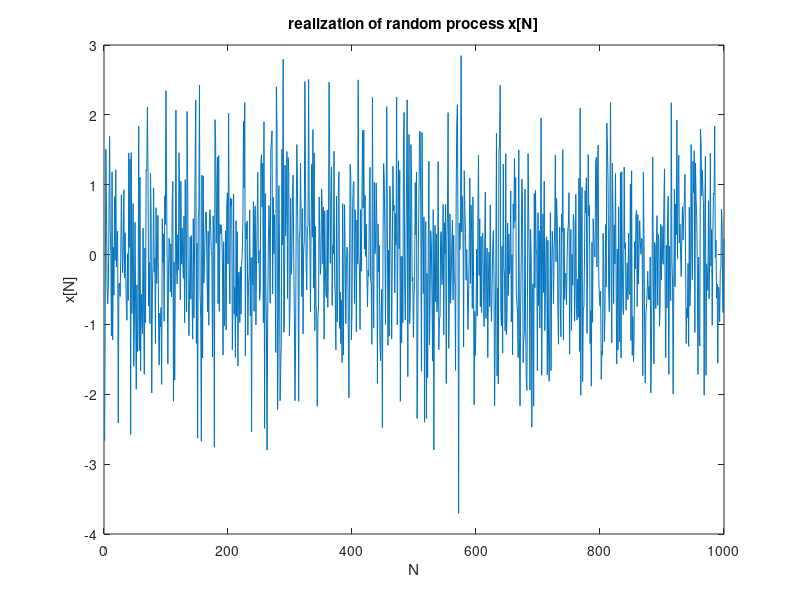
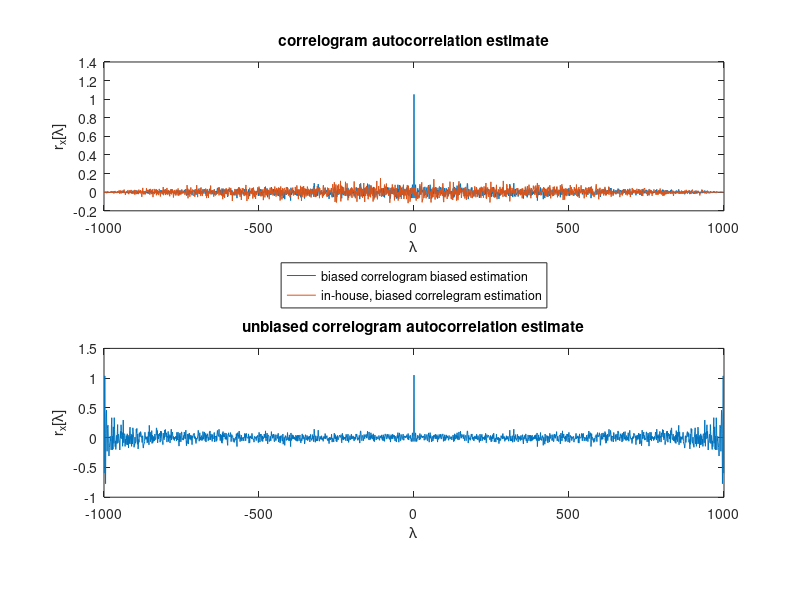
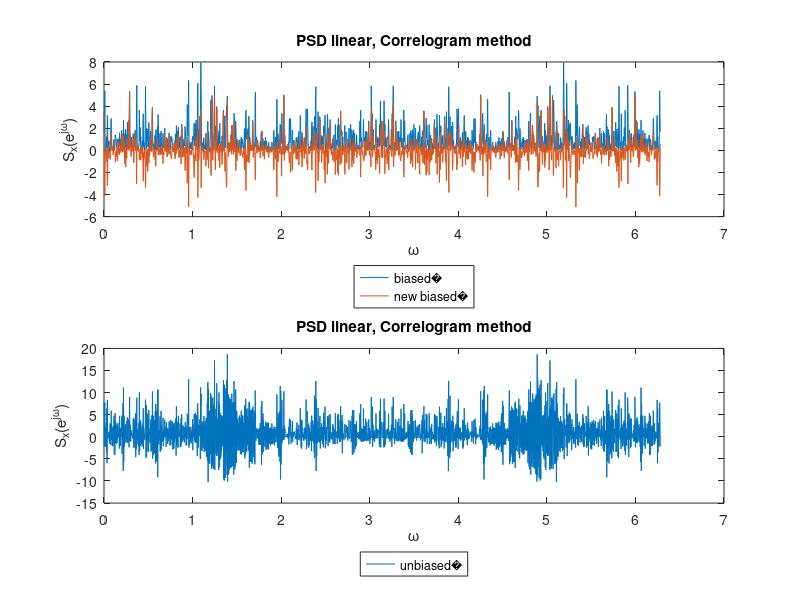
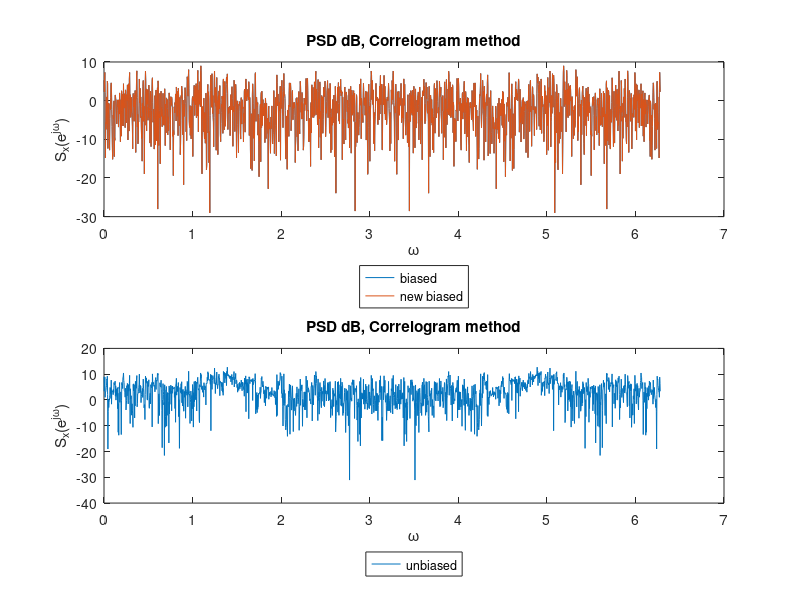

The MATLAB script that drew these images, in order:
%Project 1 - Correlogram, Blackman-Tukey
%Cris Garcia, Josiah Hamilton, Will Vining, adapted from Dr. Tanja Karp
clear; close all; warning('off','MATLAB:plot:IgnoreImaginaryXYPart')

%Methods of estimating the power spectrum of a random signal from its samples
%Note, charts appear in order of creation, complementary to having been sorted by signal type.

N = 1000;
w = ((0:N-1)/(N) * 2*pi);
w2= ((0:2*N-2)/(2*N-1) * 2*pi);
% window size=2 lambda_max+1
lambda_max=25;
lambda=-lambda_max:1:lambda_max;
%Nfft=2*lambda_max+1;
Nfft=256;
w1=(0:Nfft-1)/Nfft*2*pi;

%The following sequences are available for selection
rng(1);
% real valued noise sequences
rng(1)
X(:,1)=randn(N,1);                 % Gaussian, zero mean, variance of 1
X(:,2)=(-1).^randi([0,1],[N,1]);   % -1, 1 each of probability 0.5
X(:,3)=4*rand(N,1)-2;              % uniformly distributed [-2 2)

%real valued sinusoidal sequences
A=rand(1); w0=pi*rand(1); phi=2*pi*rand(1); phi1=2*pi*rand(1);
X(:,4)=A*cos(w0*(0:N-1)+phi).'; % cosine of random amplitude, frequency and phase shift
X(:,5)=cos(pi/16*(0:N-1)+phi).'; % cosine of random phase shift w0=pi/16
X(:,6)=cos(1.1*pi/16*(0:N-1)+phi1).'; % cosine of random phase shift w0=2*pi/16

%complex valued sinusoidal sequences
X(:,7)=exp(1i*pi/16*(0:N-1)+1i*phi).'; %complex exponential of frequency w0=pi/16
X(:,8)=exp(1i*1.3*pi/16*(0:N-1)+1i*phi1).'; %complex exponential of frequency w0=1.3*pi/16

for x = X(:,[1 3 4 8])

    figure
    plot(x)
    xlabel('N')
    ylabel('x[N]')
    title('realization of random process x[N]')

%Correlogram
    % estimage autocorrelation fct first
    r_xhat_biased=xcorr(x,x,'biased'); %ifft(x.*conj(x))
    r_xhat_unbiased=xcorr(x,x,'unbiased');
    
    r_x_new_biased = conv(x,conj(x)) / N;
    %for k = 1:N-lambda_max
    %    r_x_new_biased(1:k) = (x(k+lambda_max)).*conj(x(k))/N;
    %end
    
    
    %needs our own implementation ^ v
    Sc_biased=fft([r_xhat_biased(N:end);r_xhat_biased(1:N-1)] );
    Sc_unbiased=fft([r_xhat_unbiased(N:end);r_xhat_unbiased(1:N-1)] );
    Sc_new_biased=fft([r_x_new_biased(N:end);r_x_new_biased(1:N-1)] );
    
    W_b_corr = real(sum((Sc_biased).^2)/(2*pi));
    W_u_corr = real(sum((Sc_unbiased).^2)/(2*pi));
    W_n_corr = real(sum((Sc_new_biased).^2)/(2*pi));
    
    %imag(Sc_biased)
    %imag(Sc_unbiased)
    %signalAnalyzer(r_xhat_biased) % Unavailable in online mode.
    %signalAnalyzer(r_xhat_unbiased)
    figure
    subplot(211)
    plot(-(N-1):(N-1),r_xhat_biased,-(N-1):(N-1),r_x_new_biased)
    xlabel('\lambda')
    ylabel('r_{x}[\lambda]')
    title('correlogram autocorrelation estimate')
    legend('biased correlogram biased estimation','in-house, biased correlegram estimation','location','southoutside')
    
    subplot(212)
    plot(-(N-1):(N-1),r_xhat_unbiased)
    xlabel('\lambda')
    ylabel('r_{x}[\lambda]')
    title('unbiased correlogram autocorrelation estimate')    
   
%PSD Estimates
    figure
    subplot(211)
    plot(w2,Sc_biased,w2,Sc_new_biased)
    legend(strcat('biased ',W_u_corr),strcat('new biased ',W_n_corr),'location','southoutside')
    title('PSD linear, Correlogram method');
    xlabel('\omega')
    ylabel('S_x(e^{j\omega})')
    
    subplot(212)
    plot(w2,Sc_unbiased)
    legend(strcat('unbiased ',W_u_corr),'location','southoutside')
    title('PSD linear, Correlogram method');
    xlabel('\omega')
    ylabel('S_x(e^{j\omega})')
    
    figure
    subplot(211)
    plot(w2,10*log10([Sc_biased,Sc_new_biased]))
    legend('biased','new biased','location','southoutside')
    title('PSD dB, Correlogram method');
    xlabel('\omega')
    ylabel('S_x(e^{j\omega})')
    
    subplot(212)
    plot(w2,10*log10(Sc_unbiased))
    legend('unbiased','location','southoutside')
    title('PSD dB, Correlogram method');
    xlabel('\omega')
    ylabel('S_x(e^{j\omega})')

%Several POVs for Blackman-Tukey
    for lambda_max = [10 50 200]
        lambda=-lambda_max:1:lambda_max;

%Blackman-Tukey
%Don't use windows provided in class and instead use Blackman and Tukey windows with a few parameters
%Biased
        % estimate autocorrelation fct (biased) up to value lambda_max
        [rBT_rectwin,biasLag]=xcorr(x,x,lambda_max,'biased');
        
        % create autocorrelation vector of length Nfft with lambda=0 in first value
        rBT_Nfft=zeros(Nfft,1);
        rBT_Nfft(1:lambda_max+1)=rBT_rectwin(lambda_max+1:2*lambda_max+1);
        rBT_Nfft(Nfft-lambda_max+1:Nfft)=rBT_rectwin(1:lambda_max);
        %PSD calculation via fft
        SBT_rectwin=fft(rBT_Nfft,Nfft);
        
        % blackman window
        %wvtool(blackman(2*lambda_max+1));
        rBT_blackman = rBT_rectwin.*blackman(2*lambda_max+1);
        % create autocorrelation vector of length Nfft with lambda=0 in first value
        rBT_Nfft=zeros(Nfft,1);
        rBT_Nfft(1:lambda_max+1)=rBT_blackman(lambda_max+1:2*lambda_max+1);
        rBT_Nfft(Nfft-lambda_max+1:Nfft)=rBT_blackman(1:lambda_max);
        %PSD calculation via fft
        SBT_blackman=fft(rBT_Nfft,Nfft);
        
        % tukey window 0.2
        %wvtool(tukeywin(2*lambda_max+1,0.2));
        rBT_tukey2 = rBT_rectwin.*tukeywin(2*lambda_max+1,0.2);
        % create autocorrelation vector of length Nfft with lambda=0 in first value
        rBT_Nfft=zeros(Nfft,1);
        rBT_Nfft(1:lambda_max+1)=rBT_tukey2(lambda_max+1:2*lambda_max+1);
        rBT_Nfft(Nfft-lambda_max+1:Nfft)=rBT_tukey2(1:lambda_max);
        %PSD calculation via fft
        SBT_tukey2=fft(rBT_Nfft,Nfft);
        
        % tukey window 0.5
        %wvtool(tukeywin(2*lambda_max+1,0.5));
        rBT_tukey5 = rBT_rectwin.*tukeywin(2*lambda_max+1,0.5);
        % create autocorrelation vector of length Nfft with lambda=0 in first value
        rBT_Nfft=zeros(Nfft,1);
        rBT_Nfft(1:lambda_max+1)=rBT_tukey5(lambda_max+1:2*lambda_max+1);
        rBT_Nfft(Nfft-lambda_max+1:Nfft)=rBT_tukey5(1:lambda_max);
        %PSD calculation via fft
        SBT_tukey5=fft(rBT_Nfft,Nfft);
        
        % tukey window 0.8
        %wvtool(tukeywin(2*lambda_max+1,0.8));
        rBT_tukey8 = rBT_rectwin.*tukeywin(2*lambda_max+1,0.8);
        % create autocorrelation vector of length Nfft with lambda=0 in first value
        rBT_Nfft=zeros(Nfft,1);
        rBT_Nfft(1:lambda_max+1)=rBT_tukey8(lambda_max+1:2*lambda_max+1);
        rBT_Nfft(Nfft-lambda_max+1:Nfft)=rBT_tukey8(1:lambda_max);
        %PSD calculation via fft
        SBT_tukey8=fft(rBT_Nfft,Nfft);
%Power Estimates
        W_bl_bt = real(sum((SBT_blackman).^2)/(2*pi));
        W_t2_bt = real(sum((SBT_tukey2).^2)/(2*pi));
        W_t5_bt = real(sum((SBT_tukey5).^2)/(2*pi));
        W_t8_bt = real(sum((SBT_tukey8).^2)/(2*pi));
%Autocorrelation Functions
        figure
        subplot(211)
        plot(lambda,rBT_blackman, lambda, rBT_tukey2, lambda, rBT_tukey5, lambda, rBT_tukey8)
        legend('blackman', 'tukey2', 'tukey5', 'tukey8','location','southoutside')
        xlabel('\lambda')
        ylabel('r_{x}[\lambda]')
        title('Biased blackman-tukey autocorrelation estimate')
%Graph PSD Estimates
        figure
        subplot(211)
        plot(w1,[SBT_blackman,SBT_tukey2,SBT_tukey5,SBT_tukey8])
        axis([0 2*pi,-inf,inf])
        legend(strcat('BT-blackman ',W_bl_bt),strcat('BT-tukey2 ',W_t2_bt),strcat('BT-tukey5 ',W_t5_bt),strcat('BT-tukey8 ',W_t8_bt),'location','southoutside')
        title('PSD linear, Biased Blackman-Tukey method');
        xlabel('\omega')
        ylabel('S_x(e^{j\omega})')
        
        subplot(212)
        plot(w1,10*log10([SBT_blackman,SBT_tukey2,SBT_tukey5,SBT_tukey8]))
        axis([0 2*pi,-inf,inf])
        legend('BT-blackman','BT-tukey2','BT-tukey5','BT-tukey8','location','southoutside')
        title('PSD dB. Biased Blackman-Tukey method')
        xlabel('\omega')
        ylabel('S_x(e^{j\omega})')

    end
end

